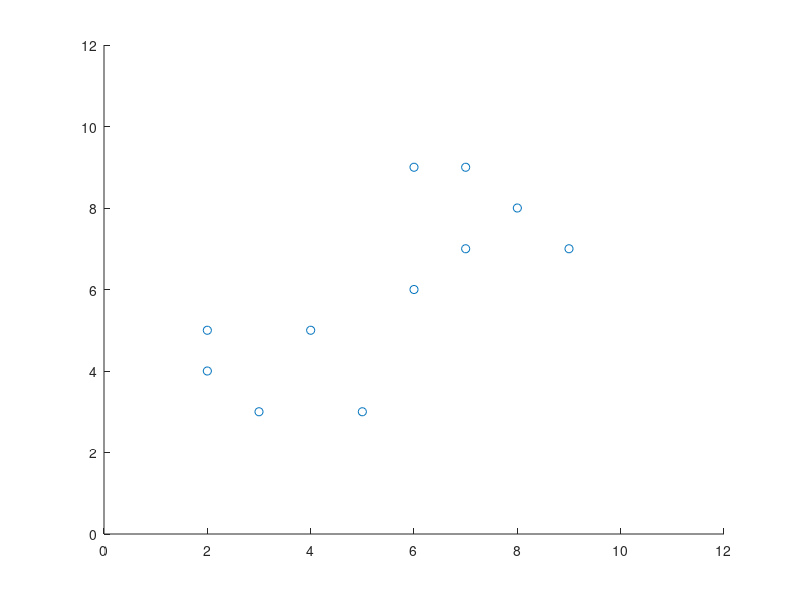

The MATLAB source for this figure: (Note: this script raises an error after producing the figure.)
%% silhouette value unittest

x = [2,2,3,4,5,6,7,8,9,7,6];
y = [5,4,3,5,3,9,9,8,7,7,6];

scatter(x,y)
xlim([0,12]);
ylim([0,12]);

X = [x;y].'
X
cidx = kmeans(X, 2, 'distance', 'sqeuclid')
%s = silhouette(X, cidx, 'Euclidean')
s = silhouette(X, cidx)